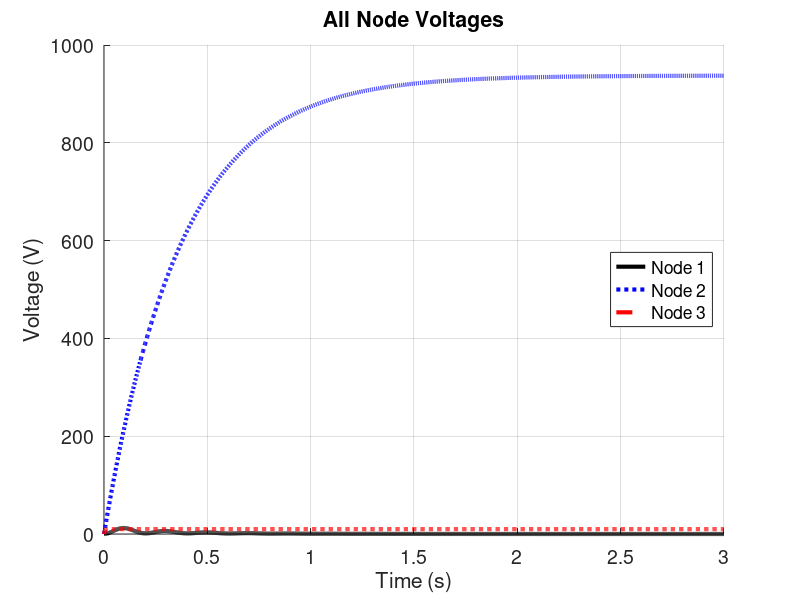
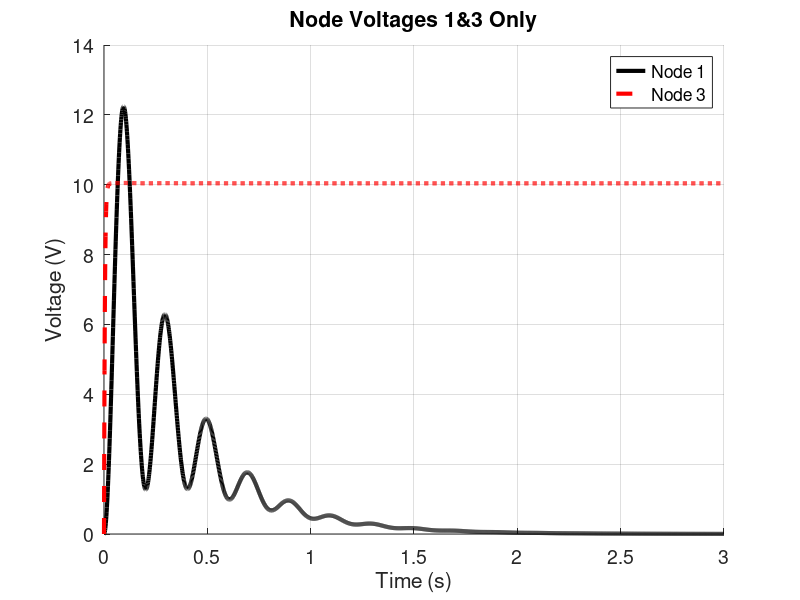

MATLAB code for these plots, in order:
%%%%%%%%%%%%%%%%%%%%
% Nodal Analysis (Matrix Method) Tutorial
%
% This is a stand-alone script for solving the RLC circuit problem
% that is used to introduce the Matrix Method for solving 
% nodal analysis problems in ELEC 341.
%
% Calling Syntax:
% nodal
%
% Note: All variables cleared when this is run
%
% Author: Leo Stocco
%%%%%%%%%%%%%%%%%%%%

clear all; clc;

% Parameters
R1 = 200;       % (Ohm)
R2 = 500;       % (Ohm)
R3 = 300;       % (Ohm)
L1 = 1;         % (H)
L2 = 2;         % (H)
C1 = 1e-3;      % (F)
C2 = 2e-3;      % (F)

I  = 5;         % (A)

%%%%%%%%%%%%%%%%
% Solve
%%%%%%%%%%%%%%%%
s = tf('s');                % Laplace operator

% Impedances
zr1   = R1;
zr2   = R2;
zr3   = R3;

zl1   = s*L1;
zl2   = s*L2;

zc1   = 1/(s*C1);
zc2   = 1/(s*C2);

% Admittances
yr1   = 1/zr1;
yr2   = 1/zr2;
yr3   = 1/zr3;

yl1   = 1/zl1;
yl2   = 1/zl2;

yc1   = 1/zc1;
yc2   = 1/zc2;

% Y matrix
% Avoid using the transpose operator in any matrix containing the
% Laplace operator 's' or you may get an unexpected negative sign
Y = [ yr1+yr3+yl1+yc1   -yr3            0
     -yr3                yr2+yr3+yc2   -yr2
      0                 -yr2            yr2+yl2];

% I vector
% Semi-colons allows you to fit a 3x1 vector onto 1 line
% This re-defines I from a scalar to a vector
% Avoid doing this because you may need the scalar later
% If the scalar was named Iin instead of I, problem solved
% I = [0; Iin; 0];
I = [0; I; 0];

% Solve for the voltage vector using matrix multiplication
V = inv(Y) * I;

% Display the 3 transfer functions that result
% Could have just omitted the ";" from the previous command
V

% Compute voltages in the time domain
% v and t are both matrices (2 vectors combined)
[v t] = step(V);

%%%%%%%%%%%%%%%%
% Plot
%%%%%%%%%%%%%%%%
% Plot all voltages together
figure(1); clf; hold on; grid on;
plot(t, v(:,1), 'k-',  'Linewidth', 3);
plot(t, v(:,2), 'b:',  'Linewidth', 3);
plot(t, v(:,3), 'r--', 'Linewidth', 3);
title('All Node Voltages');
xlabel('Time (s)');
ylabel('Voltage (V)');
legend('Node 1', 'Node 2', 'Node 3', 'Location', 'East');
set(gca, 'FontSize', 14);

% The y-axis is automatically scaled to include all plots
% Because the voltage at Node 2 is so high, you can't
% see the detail of Node voltages 1&3 so plot them
% again without Node 2 to improve resolution for Nodes 1&3
figure(2); clf; hold on; grid on;
plot(t, v(:,1), 'k-',  'Linewidth', 3);
plot(t, v(:,3), 'r--', 'Linewidth', 3);
title('Node Voltages 1&3 Only');
xlabel('Time (s)');
ylabel('Voltage (V)');
legend('Node 1', 'Node 3', 'Location', 'NorthEast');
set(gca, 'FontSize', 14);
